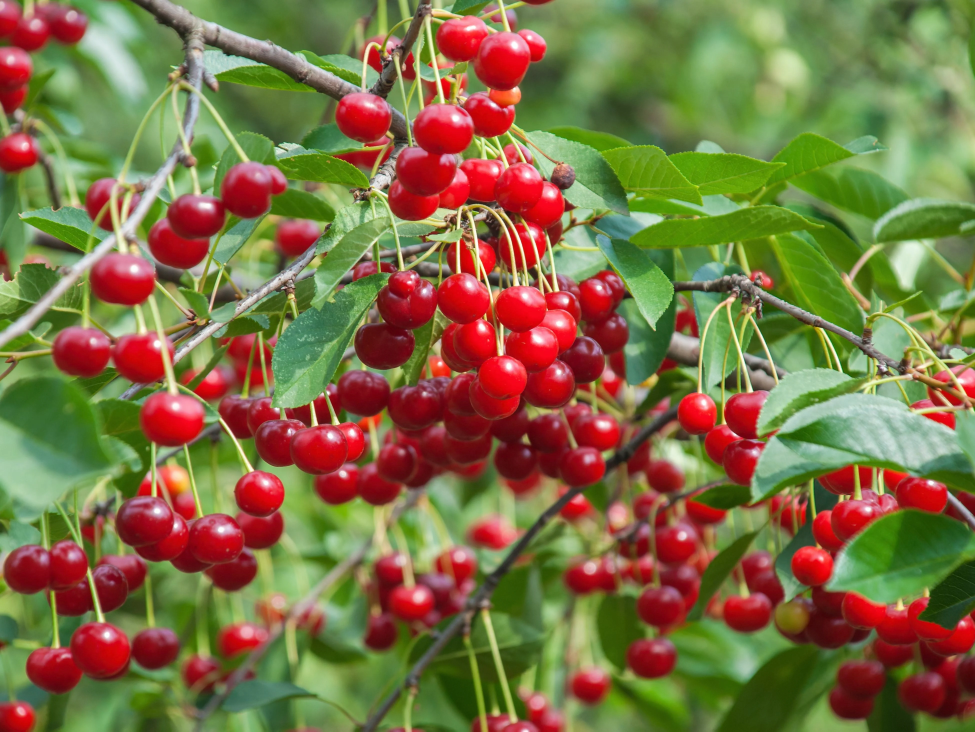
#> input picture Cherry Image 2.jpeg, 3900 x 2925 px (shown at 1/4 size)
$ python -i onnx_inference.py   (imports and definitions only)
#> lines starting #> are read from the running program, lines starting #| are printed output that depends on the picture
"""
Plant Disease Detection — ONNX Runtime Inference Engine

Run from the project root:
    python tools/onnx_inference.py --image images/Cherry\ Image\ 2.jpeg
    python tools/onnx_inference.py --image images/Cherry\ Image\ 2.jpeg --model models/plant_disease_model.onnx
"""

import argparse
import pathlib
import sys
import time
import numpy as np
from PIL import Image
import onnxruntime as ort

# Force UTF-8 output on Windows so progress/status chars render correctly
# [2 lines not run here, left out]

# Auto-resolve model path relative to this file
_HERE              = pathlib.Path(__file__).parent          # tools/
_ROOT              = _HERE.parent                           # project root
_DEFAULT_MODEL     = str(_ROOT / "models" / "plant_disease_model.onnx")


# ── Class names (same order as training) ──────────────────────────────────────
CLASS_NAMES = [
    'Apple___Apple_scab',
    'Apple___Black_rot',
    'Apple___Cedar_apple_rust',
    'Apple___healthy',
    'Blueberry___healthy',
    'Cherry_(including_sour)___Powdery_mildew',
    'Cherry_(including_sour)___healthy',
    'Corn_(maize)___Cercospora_leaf_spot Gray_leaf_spot',
    'Corn_(maize)___Common_rust_',
    'Corn_(maize)___Northern_Leaf_Blight',
    'Corn_(maize)___healthy',
    'Grape___Black_rot',
    'Grape___Esca_(Black_Measles)',
    'Grape___Leaf_blight_(Isariopsis_Leaf_Spot)',
    'Grape___healthy',
    'Orange___Haunglongbing_(Citrus_greening)',
    'Peach___Bacterial_spot',
    'Peach___healthy',
    'Pepper,_bell___Bacterial_spot',
    'Pepper,_bell___healthy',
    'Potato___Early_blight',
    'Potato___Late_blight',
    'Potato___healthy',
    'Raspberry___healthy',
    'Soybean___healthy',
    'Squash___Powdery_mildew',
    'Strawberry___Leaf_scorch',
    'Strawberry___healthy',
    'Tomato___Bacterial_spot',
    'Tomato___Early_blight',
    'Tomato___Late_blight',
    'Tomato___Leaf_Mold',
    'Tomato___Septoria_leaf_spot',
    'Tomato___Spider_mites Two-spotted_spider_mite',
    'Tomato___Target_Spot',
    'Tomato___Tomato_Yellow_Leaf_Curl_Virus',
    'Tomato___Tomato_mosaic_virus',
    'Tomato___healthy',
]

# ImageNet normalization constants (same as training)
MEAN = np.array([0.485, 0.456, 0.406], dtype=np.float32)
STD  = np.array([0.229, 0.224, 0.225], dtype=np.float32)

CONFIDENCE_THRESHOLD = 0.7


# ── Helper functions ───────────────────────────────────────────────────────────

def preprocess(image_path: str) -> np.ndarray:
    """
    Replicate the torchvision transforms used during training:
        Resize(256) → CenterCrop(224) → ToTensor() → Normalize(mean, std)
    Returns:
        float32 numpy array of shape (1, 3, 224, 224)
    """
#> called with image_path = '../Cherry Image 2.jpeg'
    img = Image.open(image_path).convert("RGB")
#> img is the input picture: PIL image 3900x2925 RGB; mean R, G, B 125.6, 112, 68.2

    # Resize shortest side to 256
    w, h   = img.size
#> w = 3900; h = 2925
    scale  = 256 / min(w, h)
#> scale = 0.0875
    new_w, new_h = int(round(w * scale)), int(round(h * scale))
#> new_w = 341; new_h = 256
    img    = img.resize((new_w, new_h), Image.BILINEAR)
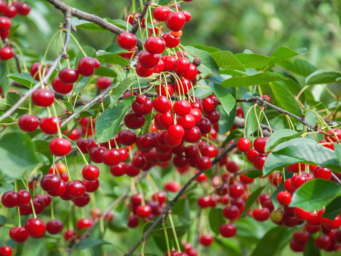
#> img: PIL image 341x256 RGB; mean R, G, B 125.6, 112, 68.2

    # Center crop to 224×224
    left   = (new_w - 224) // 2
#> left = 58
    top    = (new_h - 224) // 2
#> top = 16
    img    = img.crop((left, top, left + 224, top + 224))
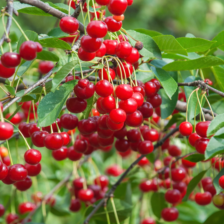
#> img: PIL image 224x224 RGB; mean R, G, B 131, 105.8, 65.3

    # ToTensor → float32 in [0, 1]
    arr    = np.array(img, dtype=np.float32) / 255.0   # (224, 224, 3)

    # Normalize
    arr    = (arr - MEAN) / STD                         # (224, 224, 3)

    # HWC → CHW → NCHW
    arr    = arr.transpose(2, 0, 1)                     # (3, 224, 224)
    arr    = np.expand_dims(arr, axis=0)                # (1, 3, 224, 224)
    return arr


def softmax(logits: np.ndarray) -> np.ndarray:
    e = np.exp(logits - logits.max())
    return e / e.sum()


# [21 lines left out: functions parse_class, top_k, not called in this run]


# ── ONNX Runtime session wrapper ──────────────────────────────────────────────

class PlantDiseaseONNX:
    """Wraps an ONNX Runtime session for plant disease inference."""

    # [49 lines left out: functions __init__, predict, not called in this run]

    def predict_batch(self, image_paths: list) -> list:
        """Run inference on a list of images (one by one)."""
        return [self.predict(p) for p in image_paths]


# ── Pretty printer ─────────────────────────────────────────────────────────────

# [46 lines left out: functions print_result, main, not called in this run]


# [2 lines not run here, left out]

>>> result = preprocess('../Cherry Image 2.jpeg')

$ run again, on 5nTXLbgT69qWcndC7vk6TH.jpg
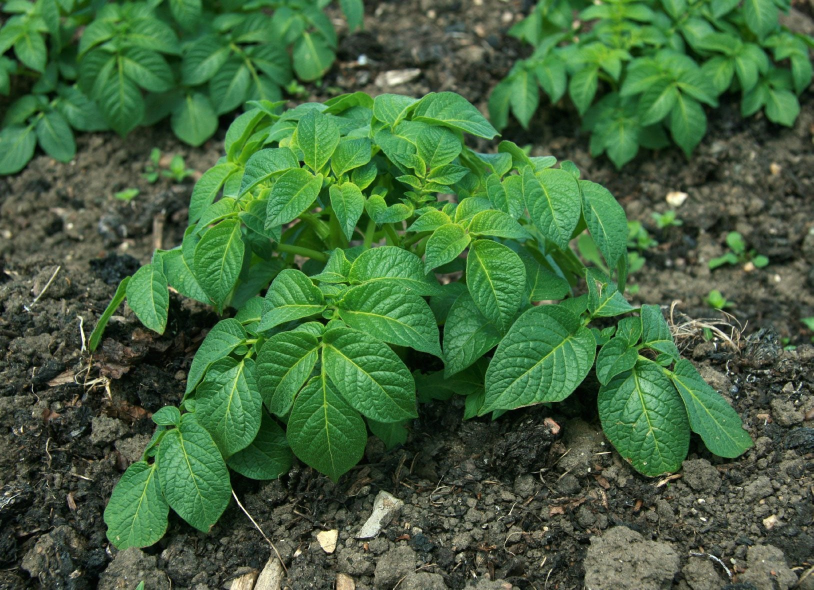
#> input picture 5nTXLbgT69qWcndC7vk6TH.jpg, 1627 x 1180 px (shown at 1/2 size)
#> in preprocess, img is the input picture: PIL image 1627x1180 RGB; mean R, G, B 67.6, 101.6, 61.6
#> in preprocess, `img    = img.resize((new_w, new_h), Image.BILINEAR)`:
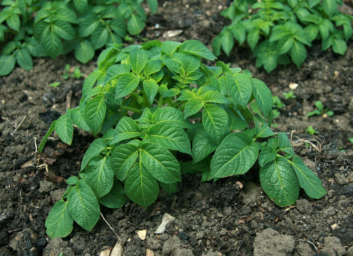
#> img: PIL image 353x256 RGB; mean R, G, B 67.6, 101.6, 61.6
#> in preprocess, `img    = img.crop((left, top, left + 224, top + 224))`:
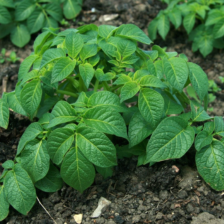
#> img: PIL image 224x224 RGB; mean R, G, B 63.9, 108.7, 59
